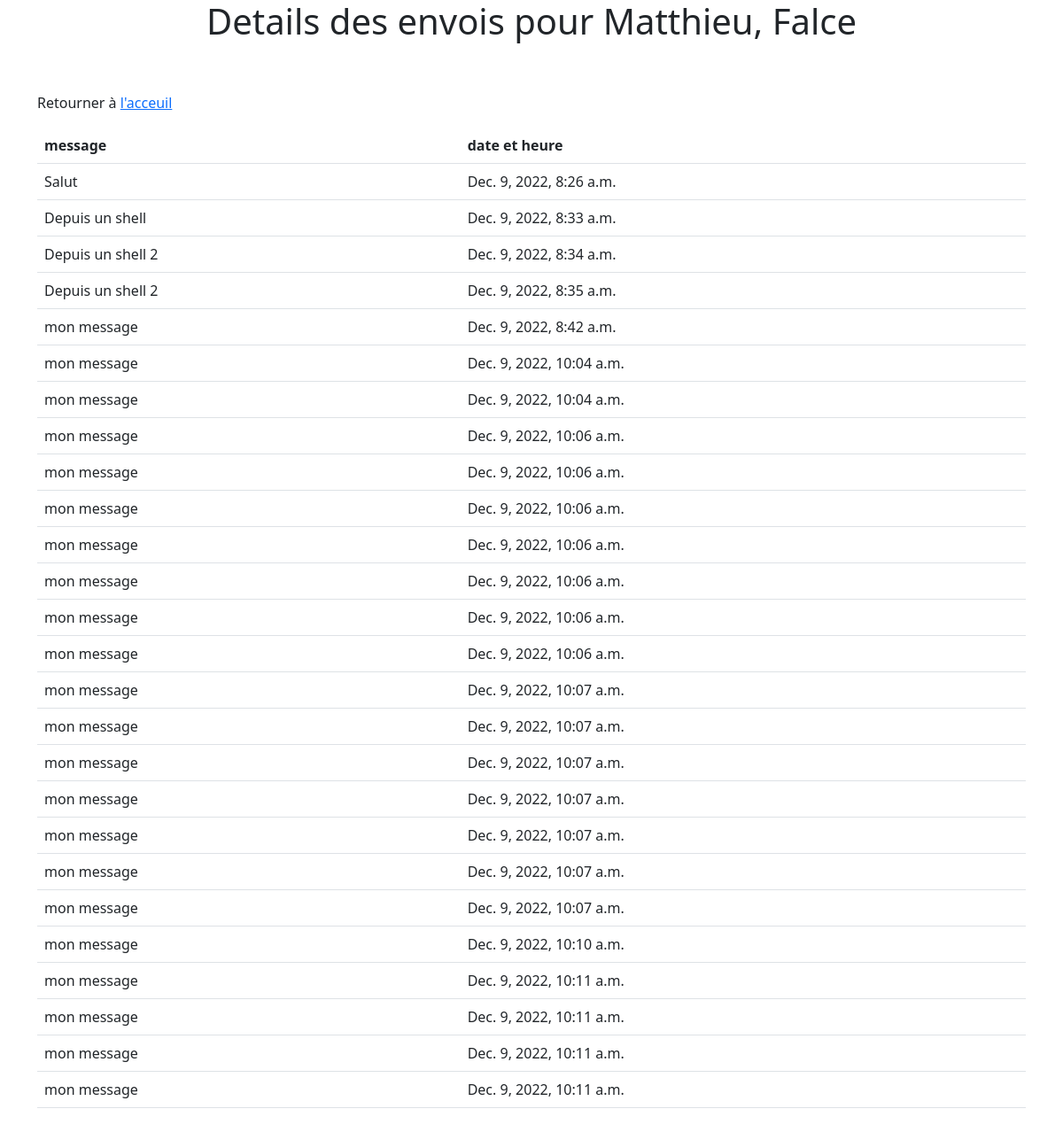
/details/1/Falce, run on an earlier commit of the app's database.
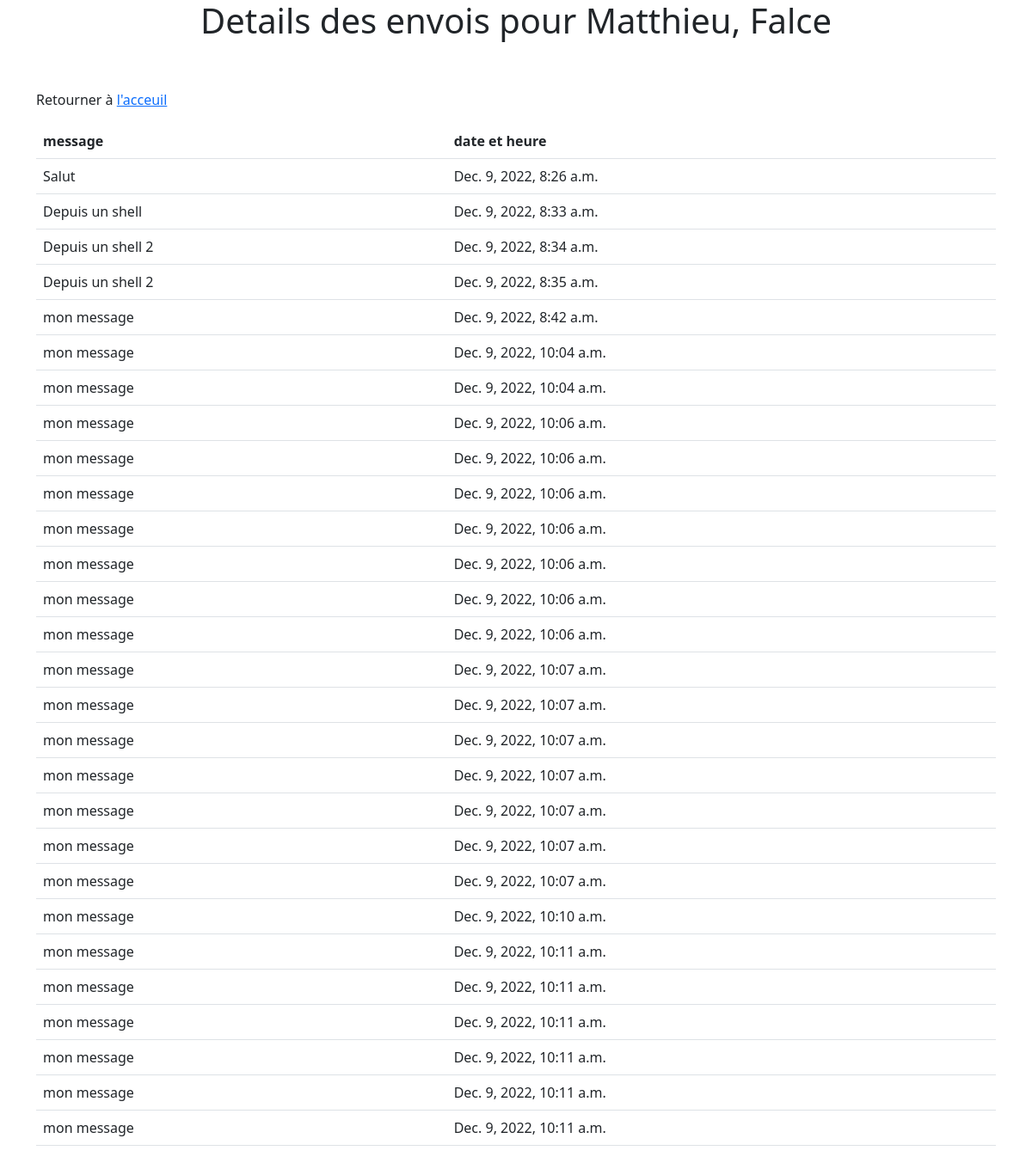
And on a later commit of the database.
### rappel_date/models.py (models this page shows, shortened)
class Notification(models.Model):
    anniversaire = models.ForeignKey(
        "Anniversaire", related_name="notifications", on_delete=models.CASCADE
    )
    datetime = models.DateTimeField(default=timezone.now)
    message = models.TextField()
    class Meta:
        ordering = ["datetime"]

### rappel_date/views.py (the view)
# urls.py: path("details/<int:anniversaire_pk>/<str:nom>", views.details, name="details"),
def details(request, anniversaire_pk, nom=""):
    anniversaire = get_object_or_404(Anniversaire, pk=anniversaire_pk)
    context = {"item": anniversaire}
    if nom != anniversaire.nom:
        return redirect(
            "anniversaire:details",
            nom=anniversaire.nom,
            anniversaire_pk=anniversaire.pk,
        )
    return render(request, "rappel_date/details.html", context)

### rappel_date/templates/rappel_date/details.html
{% extends 'rappel_date/base.html' %}
{% block "main_content" %}
<main role="main">
    <section class="jumbotron text-center">
        <div class="container">
            <h1 class="jumbotron-heading">Details des envois pour {{ item.prenom }}, {{ item.nom }}</h1>
    </section>
    <div class=" py-5 ">
        <div class="container">
            <div class="row">
                <p>
                    Retourner à <a href="{% url 'anniversaire:index' %}">l'acceuil </a>
                </p>
                <div class="col-md-12">
                    <table class="table">
                        {% include "rappel_date/parts/table_details_head.html" %}
                        <tbody>
                            {% for envoi in item.notifications.all %}
                            {% include "rappel_date/parts/table_details_line.html" %}
                            {% endfor %}
                        </tbody>
                    </table>
                </div>
            </div>
        </div>
    </div>
</main>
{% endblock "main_content" %}

### rappel_date/templates/rappel_date/parts/table_details_line.html
<tr>
    <td>
        {{ envoi.message }}
    </td>
    <td>{{ envoi.datetime }}</td>
</tr>

What changed in the data, as far as the page shows it:
added Notification: message "mon message", datetime "Dec. 9, 2022, 10:11 a.m."
added Notification: message "mon message", datetime "Dec. 9, 2022, 10:11 a.m."
